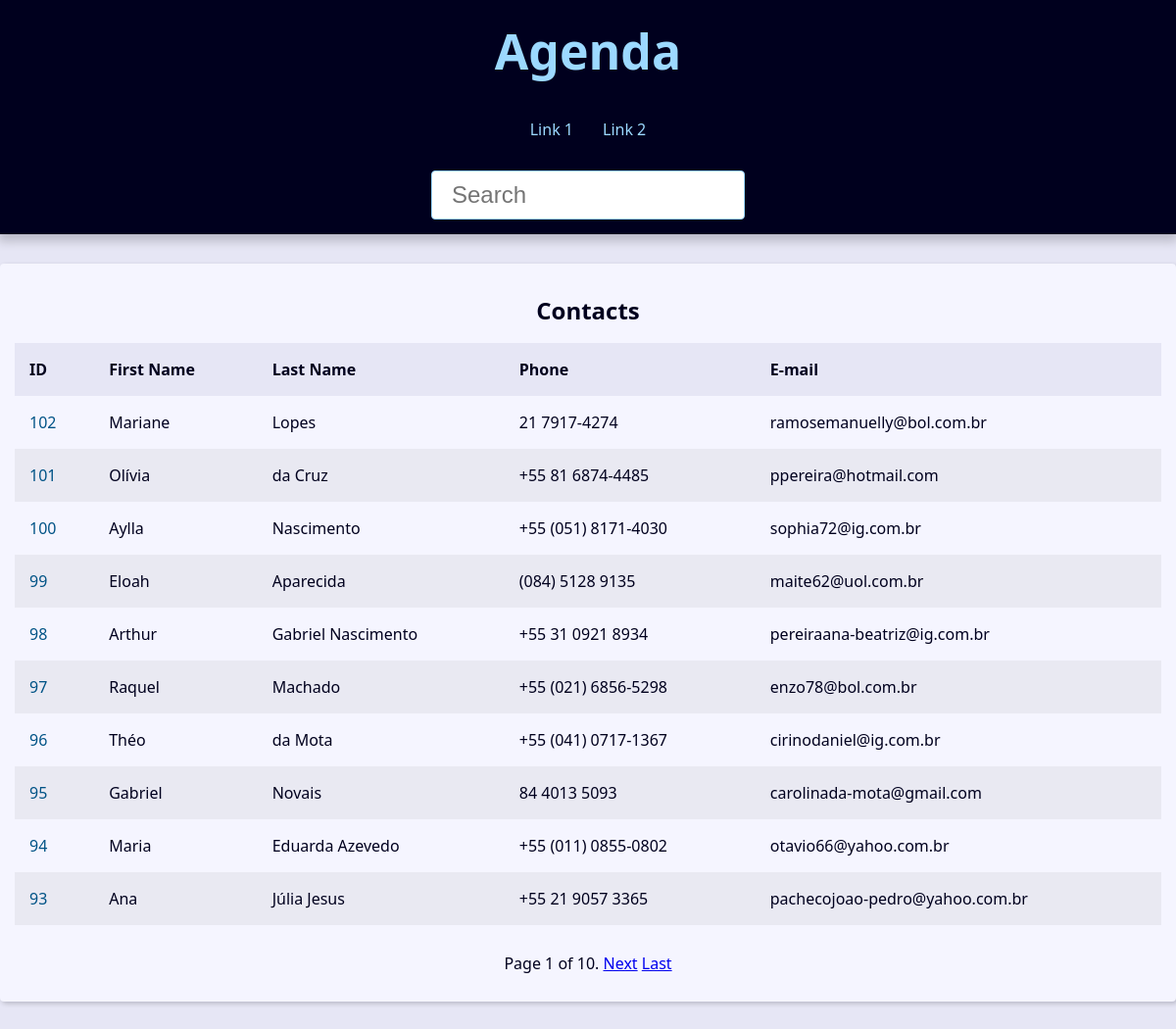
The page / on the database its author committed.
### contact/models.py (models this page shows, shortened)
class Contact(models.Model):
    first_name = models.CharField(max_length=50)
    last_name = models.CharField(max_length=50)
    phone = models.CharField(max_length=20)
    email = models.EmailField(max_length=100)
    created_at = models.DateTimeField(default=timezone.now)
    description = models.TextField()
    show = models.BooleanField(default=True)
    picture = models.ImageField(blank=True, upload_to='pictures/%Y/%m')
    category = models.ForeignKey(Category, on_delete=models.SET_NULL, blank=True, null=True)
    owner = models.ForeignKey(User, on_delete=models.SET_NULL,blank=True, null=True)

### contact/views/contact_views.py (the view)
# urls.py: path('', views.index, name='index'),
def index(request):
    contacts = Contact.objects \
        .filter(show=True)\
        .order_by('-id')
    paginator = Paginator(contacts, 10)
    page_number = request.GET.get('page')
    page_obj = paginator.get_page(page_number)
    context = {
        'page_obj': page_obj,
        'site_title': 'Contatos -  '
    }
    return render(
        request,
        'contact/index.html',
        context
    )

### contact/templates/contact/index.html
{% extends 'global/base.html' %}
{% block content %}
{% if page_obj %}
  <div class="responsive-table">
    <table class="contacts-table">
      <caption class="table-caption ">
        Contacts
      </caption>
      <thead>
        <tr class="table-row table-row-header">
          <th class="table-header">ID</th>
          <th class="table-header">First Name</th>
          <th class="table-header">Last Name</th>
          <th class="table-header">Phone</th>
          <th class="table-header">E-mail</th>
        </tr>
      </thead>
      <tbody>
        {% for contact in page_obj %}
          <tr class="table-row">
            <td class="table-cel">
              <a
                class="table-link"
                href="{% url 'contact:contact' contact.id %}"
              >
                {{ contact.id }}
              </a>
            </td>
            <td class="table-cel">
              {{ contact.first_name }}
            </td>
            <td class="table-cel">
              {{ contact.last_name }}
            </td>
            <td class="table-cel">
              {{ contact.phone }}
            </td>
            <td class="table-cel">
              {{ contact.email }}
            </td>
          </tr>
        {% endfor %}
      </tbody>
    </table>
  </div>
{% else %}
<div class="single-contact">
  <h1 class="single-contact-name">
    Nenhum contato encontrado.
  </h1>
</div>
{% endif %}
{% endblock content %}

### base_templates/global/base.html
<!DOCTYPE html>
<html lang="pt-BR">
<head>
  {% include "global/partials/_head.html" %}
</head>
<body>
  {% include "global/partials/_header.html" %}
  <main class="content">
    {% block content %}{% endblock content %}
    {% include "global/partials/_pagination.html" %}
  </main>
</body>
</html>

### base_templates/global/partials/_head.html (shortened to what this page needs)
{% load static %}
<link rel="stylesheet" href="{% static 'global/css/style.css' %}">

### base_templates/global/partials/_header.html
<header class="header">
    <h1 class="header-heading">
      <a href="{% url 'contact:index' %}" class="header-link">
        Agenda
      </a>
    </h1>
    <nav class="menu">
      <ul class="menu-list">
        <li class="menu-item">
          <a href="" class="menu-link">
            Link 1
          </a>
        </li>
        <li class="menu-item">
          <a href="" class="menu-link">
            Link 2
          </a>
        </li>
      </ul>
    </nav>
    <div class="search">
      <form
        action="{% url 'contact:search' %}"
        method="GET"
      >
        <input
          type="search"
          class="search-input"
          placeholder="Search"
          id="search"
          name="q"
          value = "{{ request.GET.q.strip }}"
        >
      </form>
    </div>
  </header>

### base_templates/global/partials/_pagination.html (shortened to what this page needs)
{% if page_obj %}
    <div class= 'pagination'>
        <span>
            <span class="current">
                Page {{ page_obj.number }} of {{ page_obj.paginator.num_pages }}.
            </span>
            {%if page_obj.has_next %}
                <a href="?page={{ page_obj.next_page_number }}&q={{request.GET.q.strip}}">Next</a>
                <a href="?page={{ page_obj.paginator.num_pages }}&q={{request.GET.q.strip}}">Last</a>
            {% endif %}
        </span>
    </div>
{% endif %}

### base_static/global/css/style.css (style rules this page uses)
:root { --spacing: 1.5rem; --link-dark-color: rgb(0, 83, 134); --link-light-color: rgb(156, 217, 255); --clr-white: rgb(245, 245, 255); --clr-black: rgb(0, 0, 30); --clr-light-gray: rgb(230, 230, 245); --clr-dark-shadow-5: rgba(0, 0, 10, 5%); --clr-dark-shadow-10: rgba(0, 0, 10, 10%); --clr-dark-shadow-20: rgba(0, 0, 10, 20%); --clr-light-shadow-5: rgba(200, 200, 255, 5%); --clr-light-shadow-10: rgba(200, 200, 255, 10%); --clr-light-shadow-20: rgba(200, 200, 255, 20%); --main-page-width: 120rem; --table-min-width: 60rem; --biggest-font-size: 5rem; --bigger-font-size: 4rem; --big-font-size: 3.2rem; --medium-font-size: 2.4rem; --small-font-size: 1.6rem; --smaller-font-size: 1.4rem; --smallest-font-size: 1.2rem; --transition-fast: 300ms; --transition-medium: 600ms; --transition-slow: 1s; --default-border-radius: 4px; }
*, *::before, *::after { margin: 0; padding: 0; box-sizing: border-box; }
html { font-size: 62.5%; }
body { font-family: system-ui, -apple-system, BlinkMacSystemFont, 'Segoe UI', Roboto, Oxygen, Ubuntu, Cantarell, 'Open Sans', 'Helvetica Neue', sans-serif; line-height: 1.5; font-size: var(--small-font-size); color: var(--clr-black); -webkit-font-smoothing: antialiased; background: var(--clr-light-gray); }
.header { background: var(--clr-black); padding: var(--spacing); box-shadow: 0 5px 10px 2px var(--clr-dark-shadow-20); z-index: 1; position: relative; }
.header-heading { font-size: var(--biggest-font-size); text-align: center; }
.header-link { color: var(--link-light-color); text-decoration: none; transition: filter var(--transition-fast) ease-in-out; }
.menu { margin: var(--spacing); }
.menu-list { list-style: none; display: flex; justify-content: center; flex-flow: row wrap; }
.menu-link { display: block; padding: var(--spacing); color: var(--link-light-color); text-decoration: none; transition: background-color var(--transition-fast) ease-in-out; border-radius: var(--default-border-radius); }
.content { max-width: var(--main-page-width); margin: calc(var(--spacing) * 2) auto; padding: var(--spacing); background: var(--clr-white); box-shadow: 2px 2px 5px var(--clr-dark-shadow-20); border-radius: var(--default-border-radius); }
.responsive-table { width: 100%; overflow-x: auto; }
.contacts-table { width: 100%; min-width: var(--table-min-width); border-collapse: collapse; }
.table-caption { font-size: var(--medium-font-size); font-weight: bold; padding: var(--spacing); }
.table-row { text-align: left; text-overflow: ellipsis; transition: background-color var(--transition-fast) ease-in-out; }
.table-row:nth-of-type(2n) { background: var(--clr-dark-shadow-5); }
.table-row-header { background: var(--clr-light-gray); color: var(--clr-black); }
.table-cel, .table-header { padding: var(--spacing); }
.table-link { color: var(--link-dark-color); transition: color var(--transition-fast) ease-in-out; text-decoration: none; }
.pagination { margin-top: var(--spacing); display: flex; justify-content: center; padding: calc(var(--spacing) * 0.8); font-size: var(--small-font-size); }
.search { display: flex; justify-content: center; }
.search-input { font-size: var(--medium-font-size); padding: 1rem 2rem; width: 100%; max-width: 32rem; border-radius: var(--default-border-radius); border: 1px solid var(--link-light-color); }

### rows shown on the page
Contact: id "102", first_name "Mariane", last_name "Lopes", phone "21 7917-4274", email "ramosemanuelly@bol.com.br"
Contact: id "101", first_name "Olívia", last_name "da Cruz", phone "+55 81 6874-4485", email "ppereira@hotmail.com"
Contact: id "100", first_name "Aylla", last_name "Nascimento", phone "+55 (051) 8171-4030", email "sophia72@ig.com.br"
Contact: id "99", first_name "Eloah", last_name "Aparecida", phone "(084) 5128 9135", email "maite62@uol.com.br"
Contact: id "98", first_name "Arthur", last_name "Gabriel Nascimento", phone "+55 31 0921 8934", email "pereiraana-beatriz@ig.com.br"
Contact: id "97", first_name "Raquel", last_name "Machado", phone "+55 (021) 6856-5298", email "enzo78@bol.com.br"
Contact: id "96", first_name "Théo", last_name "da Mota", phone "+55 (041) 0717-1367", email "cirinodaniel@ig.com.br"
Contact: id "95", first_name "Gabriel", last_name "Novais", phone "84 4013 5093", email "carolinada-mota@gmail.com"
Contact: id "94", first_name "Maria", last_name "Eduarda Azevedo", phone "+55 (011) 0855-0802", email "otavio66@yahoo.com.br"
Contact: id "93", first_name "Ana", last_name "Júlia Jesus", phone "+55 21 9057 3365", email "pachecojoao-pedro@yahoo.com.br"

### other values the page prints
{{ page_obj.number }} "1"
{{ page_obj.paginator.num_pages }} "10"
